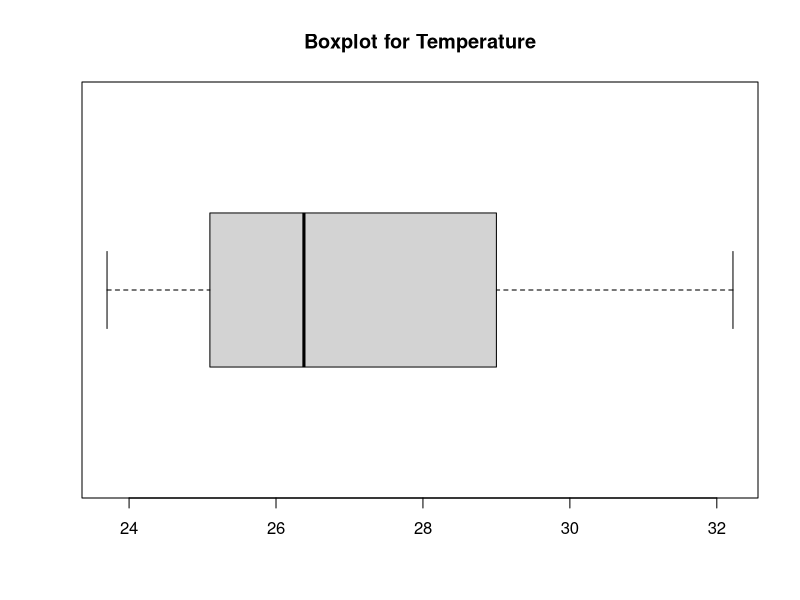
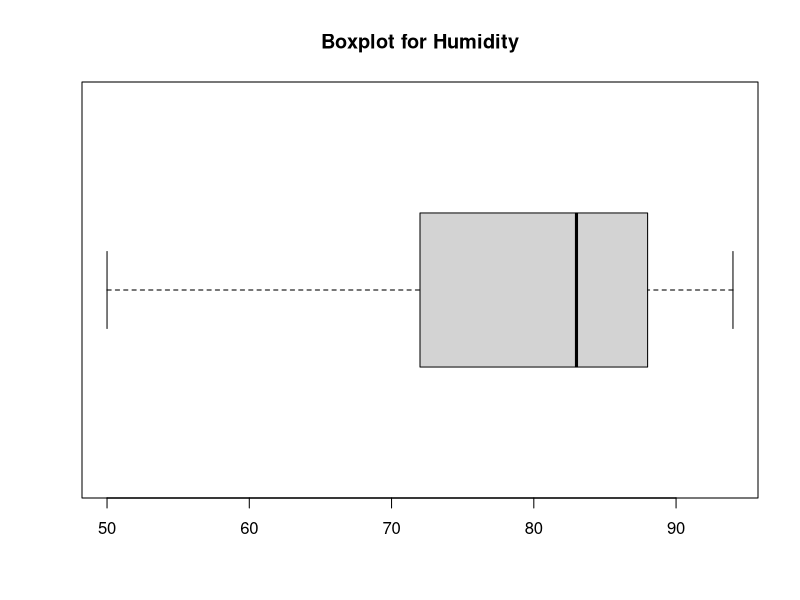
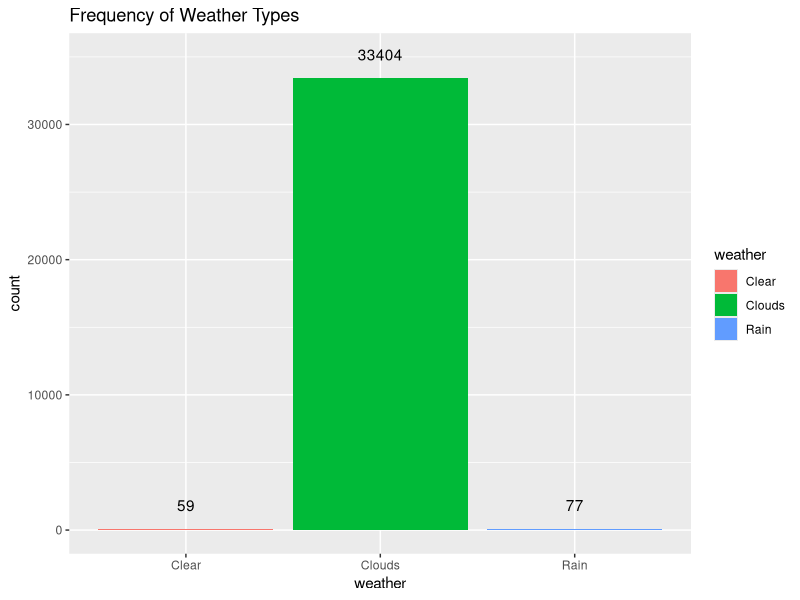
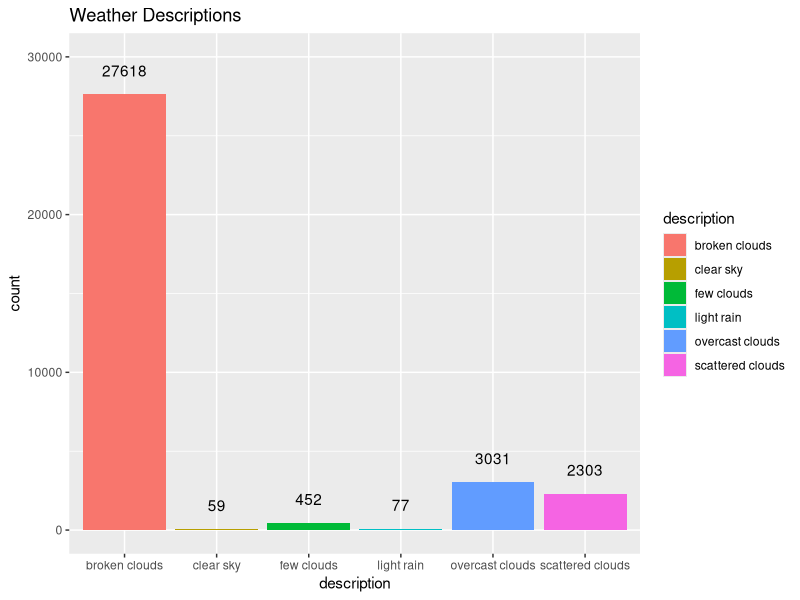

Write R code to recreate these figures, in order.
## ---- chunk 1
library(dplyr)
library(ggplot2)
library(knitr)
library(psych)
library(lubridate)
## ---- chunk 2
cp_master <- read.csv("carpark_master_data_24032023.csv", header = T)
cp_availability <- read.csv("carpark_availability_24032023.csv", header = T)
cp_rates <- read.csv("carpark_rates_24032023.csv", header = T)
## ---- chunk 3
# can only find range of distance and latitude cos SG is only certain dimensions wide
describe(cp_master)

# check number of columns with missing values
apply(X = is.na(cp_master), MARGIN = 2, FUN = sum)
## ---- chunk 4
describe(cp_availability)

# check number of columns with missing values
apply(X = is.na(cp_availability), MARGIN = 2, FUN = sum)
## ---- chunk 5
# add 8 hours in milliseconds, divide to convert to seconds then convert to UTC format with lubridate package
cp_availability_new <- cp_availability %>% mutate(
  ingestionDateTime = as_datetime((ingestionTime +  28800000)/ 1000))

head(cp_availability_new)
## ---- chunk 6
boxplot(cp_availability$temperature, main = "Boxplot for Temperature", horizontal = T)
boxplot(cp_availability$humidity, main = "Boxplot for Humidity", horizontal = T)

# Frequency of Weather Types
ggplot(cp_availability, aes(x = weather, fill = weather)) +
  geom_bar() +
  geom_text(aes(label = ..count..), stat = "count", vjust = -1.5) +
  scale_y_continuous(limit = c(0, 35000)) +
  ggtitle("Frequency of Weather Types")
  
# Frequency of Weather Description
ggplot(cp_availability, aes(x = description, fill = description)) +
  geom_bar() +
  geom_text(aes(label = ..count..), stat = "count", vjust = -1.5) +
  scale_y_continuous(limit = c(0, 30000)) +
  ggtitle("Weather Descriptions")
## ---- chunk 7
describe(cp_rates)

# check number of columns with missing values
apply(X = is.na(cp_rates), MARGIN = 2, FUN = sum)

# clean carparks where total capacity = 0
cp_rates_clean <- cp_rates %>% filter(totalCapacity != 0)
## ---- chunk 8
#write.csv(cp_availability_new, "C:/Users/tongt/OneDrive/Documents/GitHub/IS3107_project/Data Cleaning/carpark_availability_cleaned.csv", row.names=FALSE)

#write.csv(cp_rates, "C:/Users/tongt/OneDrive/Documents/GitHub/IS3107_project/Data Cleaning/carpark_rates_cleaned.csv", row.names=FALSE)

#write.csv(cp_master, "C:/Users/tongt/OneDrive/Documents/GitHub/IS3107_project/Data Cleaning/carpark_master_cleaned.csv", row.names=FALSE)
